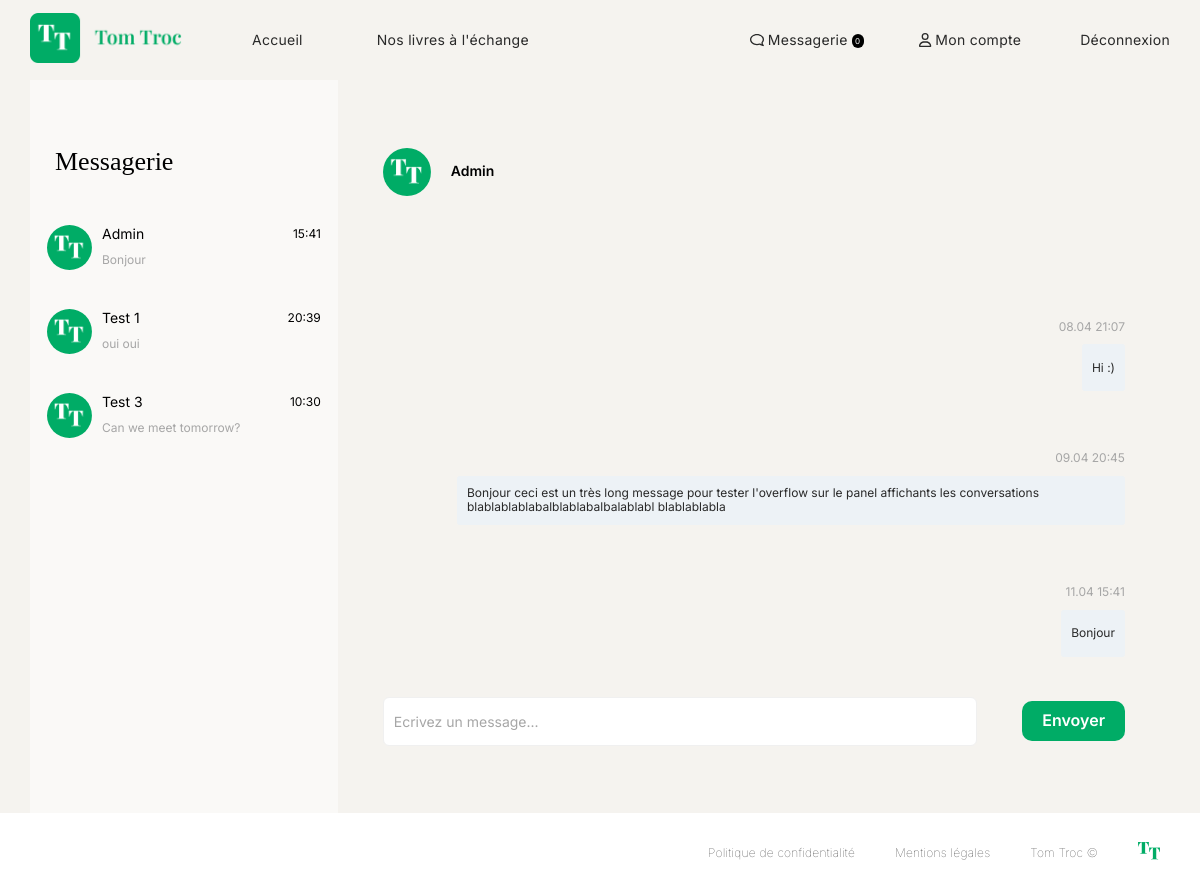
The page /index.php?action=showInbox (signed in) on the database its author committed.
### tables this page shows
CREATE TABLE `message` (
  `id` int(11) NOT NULL,
  `sender_id` int(64) NOT NULL,
  `receiver_id` int(64) NOT NULL,
  `content` varchar(2000) NOT NULL,
  `is_read` tinyint(1) NOT NULL,
  `sent_datetime` datetime NOT NULL
);

CREATE TABLE `user` (
  `id` int(64) NOT NULL,
  `username` varchar(64) NOT NULL,
  `password` varchar(256) NOT NULL,
  `role` varchar(32) NOT NULL,
  `picture` varchar(128) DEFAULT NULL,
  `email` varchar(256) DEFAULT NULL,
  `signUpDate` datetime DEFAULT NULL
);

### views/View.php (called while the page is built, shortened)
<?php
class View
{
    public function render(string $viewName, array $params = []): void
    {
        $viewPath = $this->buildViewPath($viewName);
        $content = $this->_renderViewFromTemplate($viewPath, $params);
    }
    private function _renderViewFromTemplate(string $viewPath, array $params = []): string
    {
        if (file_exists($viewPath)) {
            extract($params);
            require $viewPath;
            return ob_get_clean();
        } else {
            throw new Exception("La vue '$viewPath' est introuvable.");
        }
    }
    private function buildViewPath(string $viewName): string
    {
        return TEMPLATE_VIEW_PATH . $viewName . '.php';
    }
}

### controllers/MessageController.php (called while the page is built, shortened)
<?php
class MessageController
{
    private ConversationController $conversationController;
    private MessageManager $messageManager;
    public function __construct()
    {
        $this->conversationController = new ConversationController();
        $this->messageManager = new MessageManager();
    }
    public function showInbox(): void {
        $conversations = $this->messageManager->getConversations($_SESSION['userId']);
        $selectedConversation = $this->conversationController->getSelectedConversation($_SESSION['userId'], $_GET['receiver_id'] ?? null);
        if ($selectedConversation) {
            $this->messageManager->markAsRead($_SESSION['userId'], $selectedConversation['conversationPartnerId']);
        }
        $view = new View("inbox");
        $view->render('inbox', ['conversations' => $conversations, 'selectedConversation' => $selectedConversation]);
    }
}

### index.php (called while the page is built, shortened)
<?php
$action = Utils::request('action', 'home');
try {
    switch ($action) {
        case 'showInbox':
            $messageController = new MessageController();
            $messageController->showInbox();
            break;
    }
} catch (Exception $e) {
    $errorView = new View('Erreur');
    $errorView->render('errorPage', ['errorMessage' => $e->getMessage()]);
}

### models/ConversationController.php (called while the page is built, shortened)
<?php
class ConversationController
{
    private $messageManager;
    public function __construct()
    {
        $this->messageManager = new MessageManager();
    }
    public function getSelectedConversation(int $userId, int $receiverId = null): array
    {
        $conversations = $this->messageManager->getConversations($userId);
        $firstConversation = reset($conversations);
        $selectedConversation = $firstConversation;
        return $selectedConversation;
    }
}

### models/DBManager.php (called while the page is built, shortened)
<?php
class DBManager
{
    private static $instance;
    private PDO $db;
    private function __construct()
    {
        $this->db = new PDO('mysql:host=' . DB_HOST . ';dbname=' . DB_NAME . ';charset=utf8', DB_USER, DB_PASS);
        $this->db->setAttribute(PDO::ATTR_ERRMODE, PDO::ERRMODE_EXCEPTION);
        $this->db->setAttribute(PDO::ATTR_DEFAULT_FETCH_MODE, PDO::FETCH_ASSOC);
    }
    public static function getInstance(): DBManager
    {
        if (!self::$instance) {
            self::$instance = new DBManager();
        }
        return self::$instance;
    }
    public function query(string $sql, ?array $params = null): PDOStatement
    {
        if (null == $params) {
            $query = $this->db->query($sql);
        } else {
            $query = $this->db->prepare($sql);
            $query->execute($params);
        }
        return $query;
    }
}

### models/MessageManager.php (called while the page is built, shortened)
<?php
class MessageManager extends AbstractEntityManager
{
    public function getConversations(int $userId): array
    {
        $sql = <<<SQL
    SELECT * FROM message WHERE sender_id = :userId OR receiver_id = :userId ORDER BY sent_datetime DESC
    SQL;
        $result = $this->db->query($sql, ['userId' => $userId]);
        $messages = [];
        while ($message = $result->fetch()) {
            $messages[] = new Message($message);
        }
        $conversations = [];
        foreach ($messages as $message) {
            $senderId = $message->getSenderId();
            $receiverId = $message->getReceiverId();
            $otherUserId = $userId === $senderId ? $receiverId : $senderId;
            if (!array_key_exists($otherUserId, $conversations)) {
                $conversations[$otherUserId] = [
                    'receiver_id' => $receiverId,
                    'messages' => [],
                    'lastMessage' => $message->getContent(),
                    'conversationPartnerId' => $otherUserId,
                    'time' => $message->getSentDatetime()->format('H:i'),
                    'last_message' => $message->getContent()
                ];
            }
            $conversations[$otherUserId]['messages'][] = $message;
        }
        return $conversations;
    }
    public function markAsRead(int $userId, int $otherUserId): void
    {
        $sql = <<<SQL
        UPDATE message SET is_read = true WHERE sender_id = :otherUserId AND receiver_id = :userId
        SQL;
        $this->db->query($sql, ['otherUserId' => $otherUserId, 'userId' => $userId]);
    }
}

### models/AbstractEntityManager.php (called while the page is built, shortened)
<?php
abstract class AbstractEntityManager
{
    public function __construct()
    {
        $this->db = DBManager::getInstance();
    }
}

### models/AbstractEntity.php (called while the page is built, shortened)
<?php
abstract class AbstractEntity
{
    protected function hydrate(array $data): void
    {
        foreach ($data as $key => $value) {
            $method = 'set' . str_replace('_', '', ucwords($key, '_'));
        }
    }
}

### models/Message.php (called while the page is built, shortened)
<?php
class Message extends AbstractEntity
{
    private int $senderId;
    private int $receiverId;
    private string $content;
    private DateTime $sentDatetime;
    public function getSenderId(): int
    {
        return $this->senderId;
    }
    public function setSenderId(int $senderId): void
    {
        $this->senderId = $senderId;
    }
    public function getReceiverId(): int
    {
        return $this->receiverId;
    }
    public function setReceiverId(int $receiverId): void
    {
        $this->receiverId = $receiverId;
    }
    public function getContent(): string
    {
        return $this->content;
    }
    public function setContent(string $content): void
    {
        $this->content = $content;
    }
    public function getSentDatetime(): DateTime
    {
        return $this->sentDatetime;
    }
    public function setSentDatetime(DateTime | string $sentDatetime): void
    {
        if (is_string($sentDatetime)) {
            $this->sentDatetime = new DateTime($sentDatetime);
            return;
        }
        $this->sentDatetime = $sentDatetime;
    }
}

### models/UserManager.php (called while the page is built, shortened)
<?php
class UserManager extends AbstractEntityManager
{
    public function getUserById(int $id): ?User
    {
        $sql = <<<SQL
        SELECT *
        FROM user
        WHERE id = :id
        SQL;
        $result = $this->db->query($sql, ['id' => $id]);
        $user = $result->fetch();
        if ($user) {
            return new User($user);
        }
        return null;
    }
    public static function getUsernameByOwnerId(int $ownerId): string
    {
        $userManager = new UserManager();
        $user = $userManager->getUserById($ownerId);
        if ($user) {
            return $user->getUsername();
        }
        return '';
    }
    public static function getProfilePictureByOwnerId(?int $ownerId): string
    {
        $userManager = new UserManager();
        $user = $userManager->getUserById($ownerId);
        if ($user) {
            return $user->getPicture();
        }
        return '';
    }
}

### models/User.php (called while the page is built, shortened)
<?php
class User extends AbstractEntity
{
    private string $username;
    private string $picture;
    public function setUsername(string $username): void
    {
        $this->username = $username;
    }
    public function getUsername(): string
    {
        return $this->username;
    }
    public function getPicture(): string
    {
        return $this->picture;
    }
    public function setPicture(string $picture): void
    {
        $this->picture = $picture;
    }
}

### views/templates/inbox.php (the view, shortened to what this page needs)
<?php if (isset($_SESSION['userId']) && isset($conversations) && isset($selectedConversation)):
    ?>
    <div class="inboxPage">
        <div class="bgOverflow">
            <div class="inboxPageContent">
                <div class="conversationSide">
                    <div class="conversationSideTitle"><h2> Messagerie </h2></div>
                    <div class="conversations">
                        <?php
                        foreach ($conversations as $otherUserId => $conversation) {
                            ?>
                            <a href="?action=showInbox&receiver_id=<?= $conversation['conversationPartnerId'] ?>" class="conversation ">
                                <img src="<?php echo UserManager::getProfilePictureByOwnerId($conversation['conversationPartnerId']); ?>" alt="Photo de profil de <?= UserManager::getUsernameByOwnerId($conversation['conversationPartnerId'])?>">
                                <div class="conversationInfos">
                                    <div class="conversationInfoTop">
                                        <h3 class="conversationPseudo"> <?php echo UserManager::getUsernameByOwnerId(($conversation['conversationPartnerId'])); ?> </h3>
                                        <h3 class="conversationTime"> <?php echo $conversation['time']; ?> </h3>
                                    </div>
                                    <div class="conversationInfoBot">
                                        <h4 class="lastMessage"> <?php echo $conversation['lastMessage']; ?> </h4>
                                    </div>
                                </div>
                            </a>
                        <?php } ?>
                    </div>
                </div>
                <div class="messageSide">
                    <div class="messageTop">
                        <img src="<?php echo UserManager::getProfilePictureByOwnerId($selectedConversation['receiver_id']); ?>" alt="Photo de profil de <?= UserManager::getUsernameByOwnerId($conversation['conversationPartnerId'])?>">
                        <h2> <?php echo UserManager::getUsernameByOwnerId($selectedConversation['receiver_id']); ?> </h2>
                    </div>
                    <div class="messages">
                        <?php foreach ($selectedConversation['messages'] as $message): ?>
                            <div class="<?php echo $message->getSenderId() == $_SESSION['userId'] ? 'messageSentBox' : 'messageReceivedBox' ?>">
                                <div class="messageSentInfos">
                                    <h3> <?php echo $message->getSentDatetime()->format('d.m H:i'); ?> </h3>
                                </div>
                                <div class="messageSentContent">
                                    <h4> <?php echo $message->getContent(); ?> </h4>
                                </div>
                            </div>
                        <?php endforeach; ?>
                    </div>
                    <div class="messageBot">
                        <form action="?action=sendMessage" method="post">
                            <input type="text" name="content" placeholder="Ecrivez un message...">
                            <button type="submit" class="mainButton"> Envoyer </button>
                        </form>
                    </div>
                </div>
            </div>
        </div>
    </div>
<?php endif; ?>

### rows shown on the page
message: user.picture (placeholder picture), user.username "Admin", time "15:41", content "Bonjour", receiver.picture (placeholder picture), receiver.username "Admin", sent_datetime "11.04 15:41"
message: receiver.picture (placeholder picture), receiver.username "Test 1", time "20:39", content "oui oui"
message: receiver.picture (placeholder picture), receiver.username "Test 3", time "10:30", content "Can we meet tomorrow?"
message: sent_datetime "09.04 20:45", content "Bonjour ceci est un très long message pour tester l'overflow sur le panel affichants les conversations blablablablabalblablabalbalablabl blablablabla"
message: sent_datetime "08.04 21:07", content "Hi :)"

### other values the page prints
$unreadMessagesCount "0"
